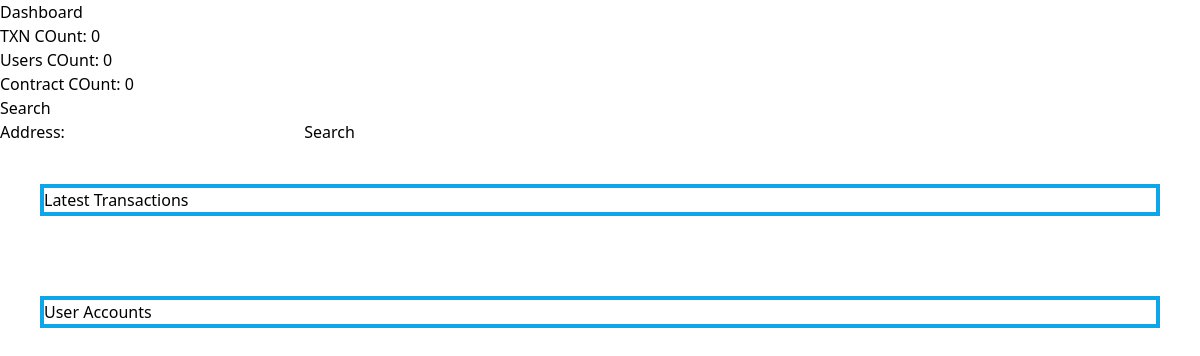
The app's page /, older data.
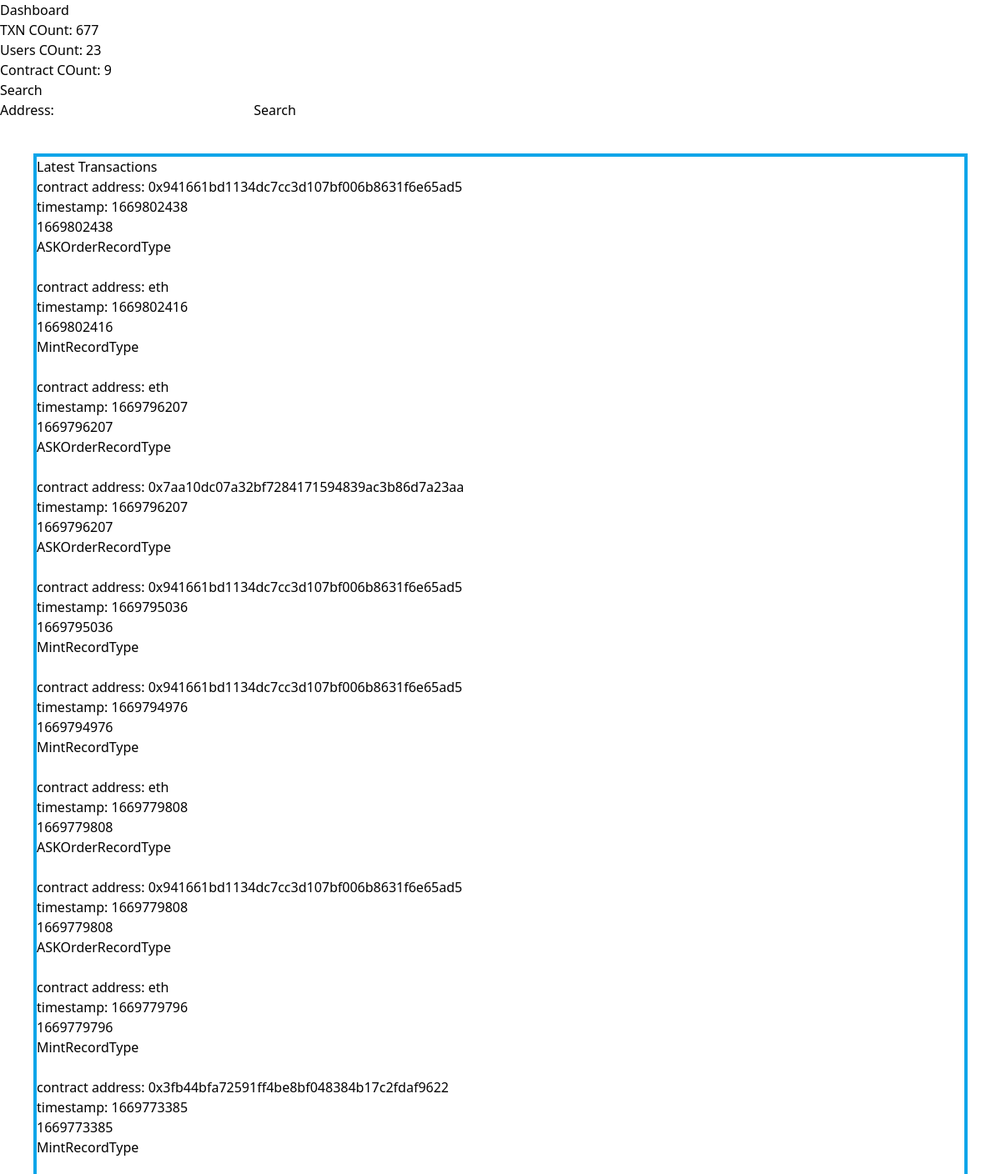
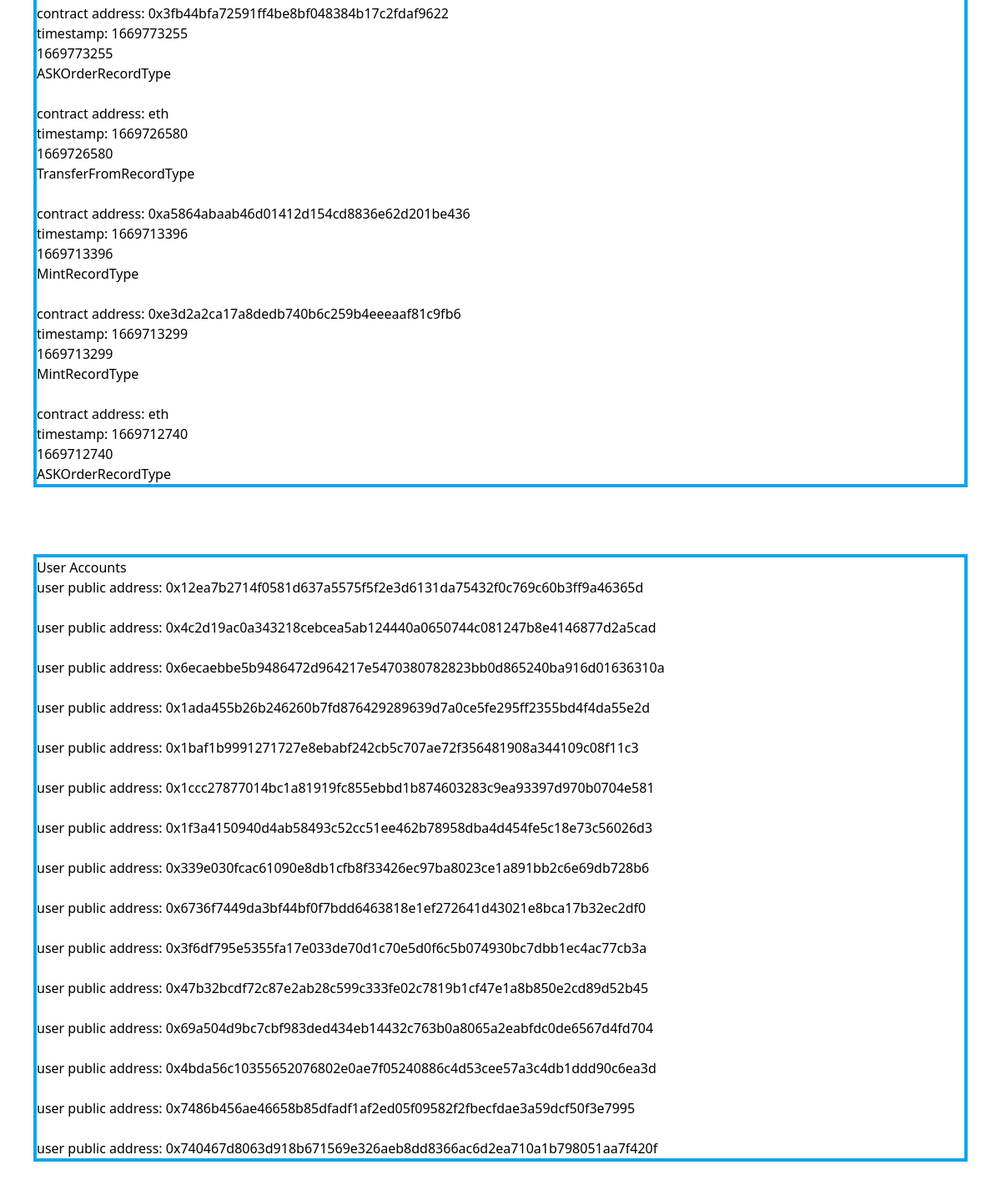
The same page, newer data (2 pictures, top to bottom).
### reddio/models.py (models this page shows, shortened)
class ContractTxns(models.Model):
    contract_address = models.ForeignKey(Contract, on_delete=models.CASCADE)
    class RecordType(models.TextChoices):
        DEFAULT = 0, _('DEFAULT')
        DepositRecordType = 1, _('DepositRecordType')
        MintRecordType = 2, _('MintRecordType')
        TransferFromRecordType = 3, _('TransferFromRecordType')
        WithdrawRecordType = 4, _('WithdrawRecordType')
        ASKOrderRecordType = 7, _('ASKOrderRecordType')
        BIDOrderRecordType = 8, _('BIDOrderRecordType')
    class RecordStatusType(models.TextChoices):
        DEFAULT = 0, _('DEFAULT')
        Submitted = 1, _('Submitted')
        Accepted = 2, _('Accepted')
        Failed = 3, _('Failed')
        Proved = 4, _('Proved')
        ProvedError = 5, _('ProvedError')
    asset_id = models.CharField(max_length=255, null=True, blank=True)
    assest_name = models.CharField(max_length=255, null=True, blank=True)
    record_type = models.IntegerField(
        default=RecordType.DEFAULT, choices=RecordType.choices)
    display_value = models.CharField(max_length=255, null=True, blank=True)
    timestamp = UnixTimeStampField(use_numeric=True, default=0.0)
    amount = models.CharField(max_length=255, null=True, blank=True)
    record_status = models.IntegerField(
        default=RecordStatusType.DEFAULT, choices=RecordStatusType.choices)
    base_asset_id = models.CharField(max_length=255, null=True, blank=True)
    base_asset_name = models.CharField(max_length=255, null=True, blank=True)
    base_contract_address = models.CharField(
        max_length=255, null=True, blank=True)
    fee_asset_name = models.CharField(max_length=255, null=True, blank=True)
    fee_taken = models.CharField(max_length=255, null=True, blank=True)
    fee_token_asset = models.CharField(max_length=255, null=True, blank=True)
    price = models.CharField(max_length=255, null=True, blank=True)
    quote_asset_id = models.CharField(max_length=255, null=True, blank=True)
    quote_asset_name = models.CharField(max_length=255, null=True, blank=True)
    quote_asset_type = models.CharField(max_length=255, null=True, blank=True)
    quote_contract_address = models.CharField(
        max_length=255, null=True, blank=True)
    token_id = models.CharField(max_length=255, null=True, blank=True)
    fromAddr = models.ForeignKey(User, on_delete=models.CASCADE, related_name='fromAddress', null=True)
    toAddr = models.ForeignKey(User, on_delete=models.CASCADE,related_name='toAddress', null=True)

class User(models.Model):
    walletAddress = models.CharField(max_length=255, null=True, blank=True)
    stark_key = models.CharField(max_length=255, null=True, blank=True)

### reddio/views.py (the view)
# urls.py: path('', home, name='home'),
def home(request):
    txnCount = ContractTxns.objects.all().count()
    userCount = User.objects.all().count()
    contractCount = Contract.objects.all().count()
    txns = ContractTxns.objects.all().order_by('-timestamp').values()[:15]
    accounts = User.objects.all().values()[:15]
    contracts = Contract.objects.all().values()[:10]
    context = {
        'latestTxns': txns,
        'userAccounts': accounts,
        'txn_count': txnCount,
        'user_count': userCount,
        'contract_count': contractCount
    }
    return render(request, "reddio/index.html", context)

### templates/reddio/index.html (shortened to what this page needs)
<!DOCTYPE html>
{% load unixtimestampfield %}
<html lang="en">
<head>
    <script src="https://cdn.tailwindcss.com"></script>
</head>
<body>
    <div>
        Dashboard
    </div>
    <div>
        TXN COunt: {{txn_count}}<br />
        Users COunt: {{user_count}}<br />
        Contract COunt: {{contract_count}}<br />
    </div>
    <div>
        <div>Search
            <div>
                <form action="{% url 'search_contract' %}" method="POST">
                    Address: <input type="text" name="search-field" /> <input type="submit" value="Search">
                </form>
            </div>
        </div>
    </div>
    <div class="p-10">
        <div class="border-4 border-sky-500 ">
            Latest Transactions
            {% for i in latestTxns %}
            <br />
            contract address: {{i.contract_address_id}} <br />
            timestamp: {{i.timestamp }} <br />
            {{ i.timestamp | to_datetime }}
            <div>
                {% if i.record_type == 1 %}
                MintRecordType
                {% elif i.record_type == 2 %}
                MintRecordType
                {% elif i.record_type == 3 %}
                TransferFromRecordType
                {% elif i.record_type == 4 %}
                WithdrawRecordType
                {% elif i.record_type == 7 %}
                ASKOrderRecordType
                {% elif i.record_type == 8 %}
                BIDOrderRecordType
                {% endif %}
            </div>
            {% endfor %}
        </div>
    </div>
    <div class="p-10">
        <div class="border-4 border-sky-500 ">
            User Accounts
            {% for i in userAccounts %}
            <br />
            user public address: <a href="/user/{{i.stark_key}}">{{i.stark_key}}</a> <br />
            {% endfor %}
        </div>
    </div>
</body>
</html>

Row changes from the older to the newer data that the page shows:
added ContractTxns: contract_address_id "0x941661bd1134dc7cc3d107bf006b8631f6e65ad5", timestamp "1669802438", timestamp|to_datetime "1669802438", record_type "ASKOrderRecordType"
added ContractTxns: contract_address_id "eth", timestamp "1669802416", timestamp|to_datetime "1669802416", record_type "MintRecordType"
added ContractTxns: contract_address_id "eth", timestamp "1669796207", timestamp|to_datetime "1669796207", record_type "ASKOrderRecordType"
added ContractTxns: contract_address_id "0x7aa10dc07a32bf7284171594839ac3b86d7a23aa", timestamp "1669796207", timestamp|to_datetime "1669796207", record_type "ASKOrderRecordType"
added ContractTxns: contract_address_id "0x941661bd1134dc7cc3d107bf006b8631f6e65ad5", timestamp "1669795036", timestamp|to_datetime "1669795036", record_type "MintRecordType"
added ContractTxns: contract_address_id "0x941661bd1134dc7cc3d107bf006b8631f6e65ad5", timestamp "1669794976", timestamp|to_datetime "1669794976", record_type "MintRecordType"
added ContractTxns: contract_address_id "eth", timestamp "1669779808", timestamp|to_datetime "1669779808", record_type "ASKOrderRecordType"
added ContractTxns: contract_address_id "0x941661bd1134dc7cc3d107bf006b8631f6e65ad5", timestamp "1669779808", timestamp|to_datetime "1669779808", record_type "ASKOrderRecordType"
added ContractTxns: contract_address_id "eth", timestamp "1669779796", timestamp|to_datetime "1669779796", record_type "MintRecordType"
added ContractTxns: contract_address_id "0x3fb44bfa72591ff4be8bf048384b17c2fdaf9622", timestamp "1669773385", timestamp|to_datetime "1669773385", record_type "MintRecordType"
added ContractTxns: contract_address_id "0x3fb44bfa72591ff4be8bf048384b17c2fdaf9622", timestamp "1669773255", timestamp|to_datetime "1669773255", record_type "ASKOrderRecordType"
added ContractTxns: contract_address_id "eth", timestamp "1669726580", timestamp|to_datetime "1669726580", record_type "TransferFromRecordType"
added ContractTxns: contract_address_id "0xa5864abaab46d01412d154cd8836e62d201be436", timestamp "1669713396", timestamp|to_datetime "1669713396", record_type "MintRecordType"
added ContractTxns: contract_address_id "0xe3d2a2ca17a8dedb740b6c259b4eeeaaf81c9fb6", timestamp "1669713299", timestamp|to_datetime "1669713299", record_type "MintRecordType"
added ContractTxns: contract_address_id "eth", timestamp "1669712740", timestamp|to_datetime "1669712740", record_type "ASKOrderRecordType"
added User: stark_key "0x12ea7b2714f0581d637a5575f5f2e3d6131da75432f0c769c60b3ff9a46365d"
added User: stark_key "0x4c2d19ac0a343218cebcea5ab124440a0650744c081247b8e4146877d2a5cad"
added User: stark_key "0x6ecaebbe5b9486472d964217e5470380782823bb0d865240ba916d01636310a"
added User: stark_key "0x1ada455b26b246260b7fd876429289639d7a0ce5fe295ff2355bd4f4da55e2d"
added User: stark_key "0x1baf1b9991271727e8ebabf242cb5c707ae72f356481908a344109c08f11c3"
added User: stark_key "0x1ccc27877014bc1a81919fc855ebbd1b874603283c9ea93397d970b0704e581"
added User: stark_key "0x1f3a4150940d4ab58493c52cc51ee462b78958dba4d454fe5c18e73c56026d3"
added User: stark_key "0x339e030fcac61090e8db1cfb8f33426ec97ba8023ce1a891bb2c6e69db728b6"
added User: stark_key "0x6736f7449da3bf44bf0f7bdd6463818e1ef272641d43021e8bca17b32ec2df0"
added User: stark_key "0x3f6df795e5355fa17e033de70d1c70e5d0f6c5b074930bc7dbb1ec4ac77cb3a"
added User: stark_key "0x47b32bcdf72c87e2ab28c599c333fe02c7819b1cf47e1a8b850e2cd89d52b45"
added User: stark_key "0x69a504d9bc7cbf983ded434eb14432c763b0a8065a2eabfdc0de6567d4fd704"
added User: stark_key "0x4bda56c10355652076802e0ae7f05240886c4d53cee57a3c4db1ddd90c6ea3d"
added User: stark_key "0x7486b456ae46658b85dfadf1af2ed05f09582f2fbecfdae3a59dcf50f3e7995"
added User: stark_key "0x740467d8063d918b671569e326aeb8dd8366ac6d2ea710a1b798051aa7f420f"
Text that changed along with them:
{{ txn_count }}: "0" → "677"
{{ user_count }}: "0" → "23"
{{ contract_count }}: "0" → "9"
